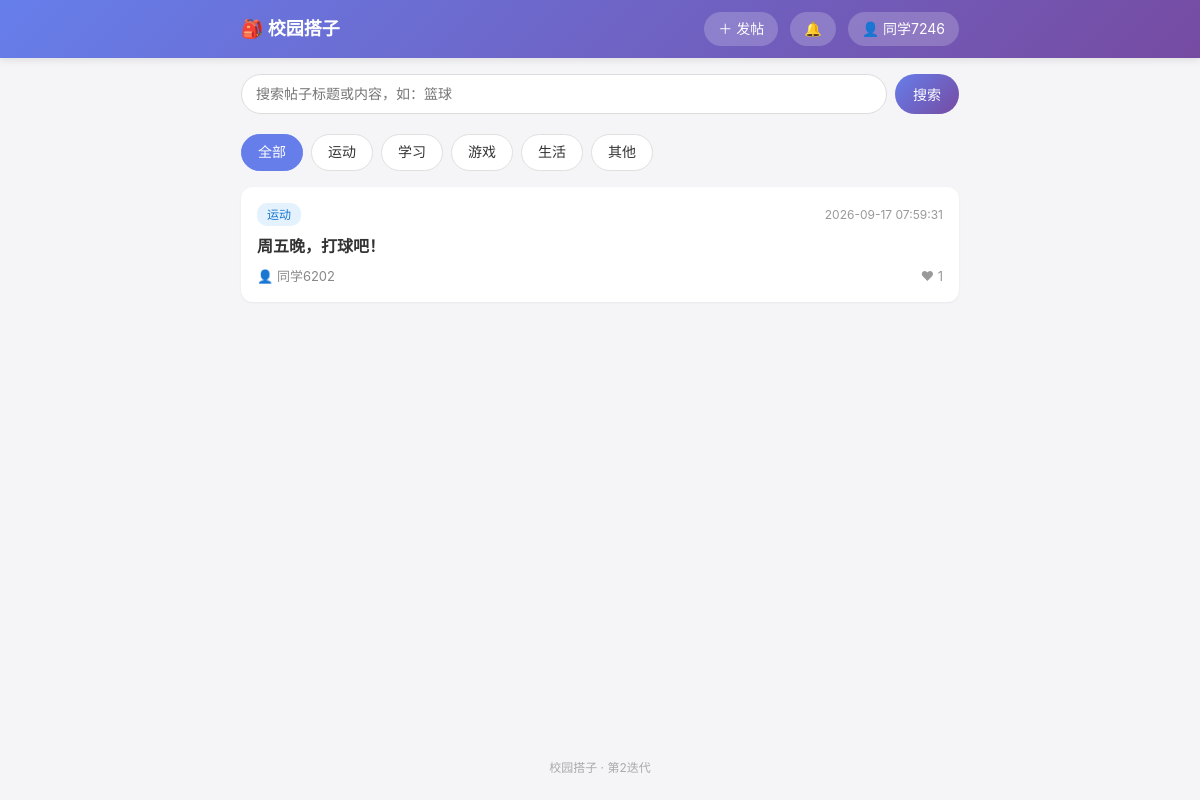
/ (signed in), run on the app's committed database.
### tables this page shows
CREATE TABLE posts (
            id INTEGER PRIMARY KEY AUTOINCREMENT,
            user_id INTEGER NOT NULL,
            title TEXT NOT NULL,
            category TEXT NOT NULL,
            content TEXT NOT NULL,
            contact TEXT NOT NULL,
            create_time DATETIME DEFAULT CURRENT_TIMESTAMP,
            status TINYINT DEFAULT 1,
            FOREIGN KEY (user_id) REFERENCES users(id)
        );

CREATE TABLE users (
            id INTEGER PRIMARY KEY AUTOINCREMENT,
            phone TEXT UNIQUE NOT NULL,
            password_hash TEXT NOT NULL,
            nickname TEXT,
            create_time DATETIME DEFAULT CURRENT_TIMESTAMP
        , credit INTEGER DEFAULT 100, age INTEGER, gender TEXT, interests TEXT, bio TEXT, avatar TEXT, contact_public INTEGER DEFAULT 1);

### app.py (the view)
@app.route('/')
def index():
    category = request.args.get('category', '')
    q = request.args.get('q', '').strip()
    conn = get_conn()
    c = conn.cursor()
    sql = '''
        SELECT p.id, p.title, p.category, p.create_time,
               u.nickname, u.age, u.credit, u.avatar,
               (SELECT COUNT(*) FROM likes l WHERE l.post_id = p.id) AS like_count
        FROM posts p JOIN users u ON p.user_id = u.id
        WHERE p.status = 1
    '''
    params = []
    if category and category != '全部':
        sql += ' AND p.category = ?'
        params.append(category)
    if q:
        sql += ' AND (p.title LIKE ? OR p.content LIKE ? OR p.category LIKE ?)'
        params += ['%' + q + '%', '%' + q + '%', '%' + q + '%']
    if 'user_id' in session:
        blocked = [r['blocked_id'] for r in c.execute(
            'SELECT blocked_id FROM blacklist WHERE user_id = ?', (session['user_id'],))]
        if blocked:
            sql += ' AND p.user_id NOT IN (%s)' % ','.join('?' * len(blocked))
            params += blocked
    sql += ' ORDER BY p.create_time DESC'
    posts = c.execute(sql, params).fetchall()
    conn.close()
    return render_template('index.html', posts=posts,
                           categories=['全部'] + CATEGORIES,
                           current_cat=category or '全部', q=q)

### app.py (called while the page is built)
def get_conn():
    conn = sqlite3.connect(DB_PATH)
    conn.row_factory = sqlite3.Row
    return conn

@app.context_processor
def inject_global_vars():
    return {
        'logged_in': 'user_id' in session,
        'nickname': session.get('nickname', ''),
        'avatar': session.get('avatar', ''),
    }

### templates/index.html (shortened to what this page needs)
{% extends "base.html" %}
{% block content %}
<form class="search-bar" method="GET" action="/">
    <input type="text" name="q" value="{{ q }}" placeholder="搜索帖子标题或内容，如：篮球">
    <button type="submit" class="search-btn">搜索</button>
</form>
<div class="category-bar">
    {% for cat in categories %}
    <a href="/?category={{ cat }}{% if q %}&q={{ q }}{% endif %}"
       class="category-tag {{ 'active' if current_cat == cat else '' }}">
        {{ cat }}
    </a>
    {% endfor %}
</div>
<div class="post-list">
    {% if posts %}
        {% for post in posts %}
        <a href="/post/{{ post.id }}" class="post-card">
            <div class="post-header">
                <span class="post-category cat-{{ post.category }}">{{ post.category }}</span>
                <span class="post-time">{{ post.create_time }}</span>
            </div>
            <h3 class="post-title">{{ post.title }}</h3>
            <div class="post-author">
                {% if post.avatar %}<img src="{{ post.avatar }}" class="mini-avatar" alt="头像">{% else %}👤{% endif %}
                {{ post.nickname }}
                <span class="post-like">❤ {{ post.like_count }}</span>
            </div>
        </a>
        {% endfor %}
    {% else %}
        <div class="empty-state">
            <div class="empty-icon">📭</div>
            {% if q %}<p>没有找到和"{{ q }}"相关的帖子</p>{% else %}<p>暂无帖子，快来发布第一条吧！</p>{% endif %}
            <a href="/publish" class="btn-secondary">去发帖</a>
        </div>
    {% endif %}
</div>
{% endblock %}

### static/css/style.css (style rules this page uses)
* { margin: 0; padding: 0; box-sizing: border-box; }
body { font-family: -apple-system, BlinkMacSystemFont, "Segoe UI", "PingFang SC", "Hiragino Sans GB", "Microsoft YaHei", sans-serif; background-color: #f5f5f7; color: #333; line-height: 1.6; }
a { text-decoration: none; color: inherit; }
.category-bar { display: flex; gap: 8px; overflow-x: auto; padding: 8px 0 16px; -webkit-overflow-scrolling: touch; }
.category-tag { padding: 6px 16px; border-radius: 20px; background: white; font-size: 14px; white-space: nowrap; border: 1px solid #e0e0e0; transition: all 0.2s; }
.category-tag.active { background: #667eea; color: white; border-color: #667eea; }
.post-list { display: flex; flex-direction: column; gap: 12px; }
.post-card { background: white; border-radius: 12px; padding: 16px; box-shadow: 0 1px 3px rgba(0,0,0,0.05); transition: transform 0.15s; }
.post-header { display: flex; justify-content: space-between; align-items: center; margin-bottom: 8px; }
.post-category { font-size: 12px; padding: 2px 10px; border-radius: 10px; font-weight: 500; }
.cat-运动 { background: #e3f2fd; color: #1976d2; }
.post-time { font-size: 12px; color: #999; }
.post-title { font-size: 16px; font-weight: 600; margin-bottom: 6px; color: #333; }
.post-author { font-size: 13px; color: #888; }
.search-bar { display: flex; gap: 8px; margin-bottom: 12px; }
.search-bar input { flex: 1; padding: 10px 14px; border: 1px solid #ddd; border-radius: 20px; font-size: 14px; outline: none; background: white; }
.search-btn { padding: 10px 18px; border: none; border-radius: 20px; background: linear-gradient(135deg, #667eea 0%, #764ba2 100%); color: white; font-size: 14px; cursor: pointer; }
.post-like { float: right; color: #999; font-size: 13px; }

### data on the page
posts: category "运动", create_time "2026-09-17 07:59:31", title "周五晚，打球吧！", nickname "同学6202", like_count "1"

### other printed values
{{ nickname }} "同学7246"
{{ cat }} "全部" "运动" "学习" "游戏" "生活" "其他"
